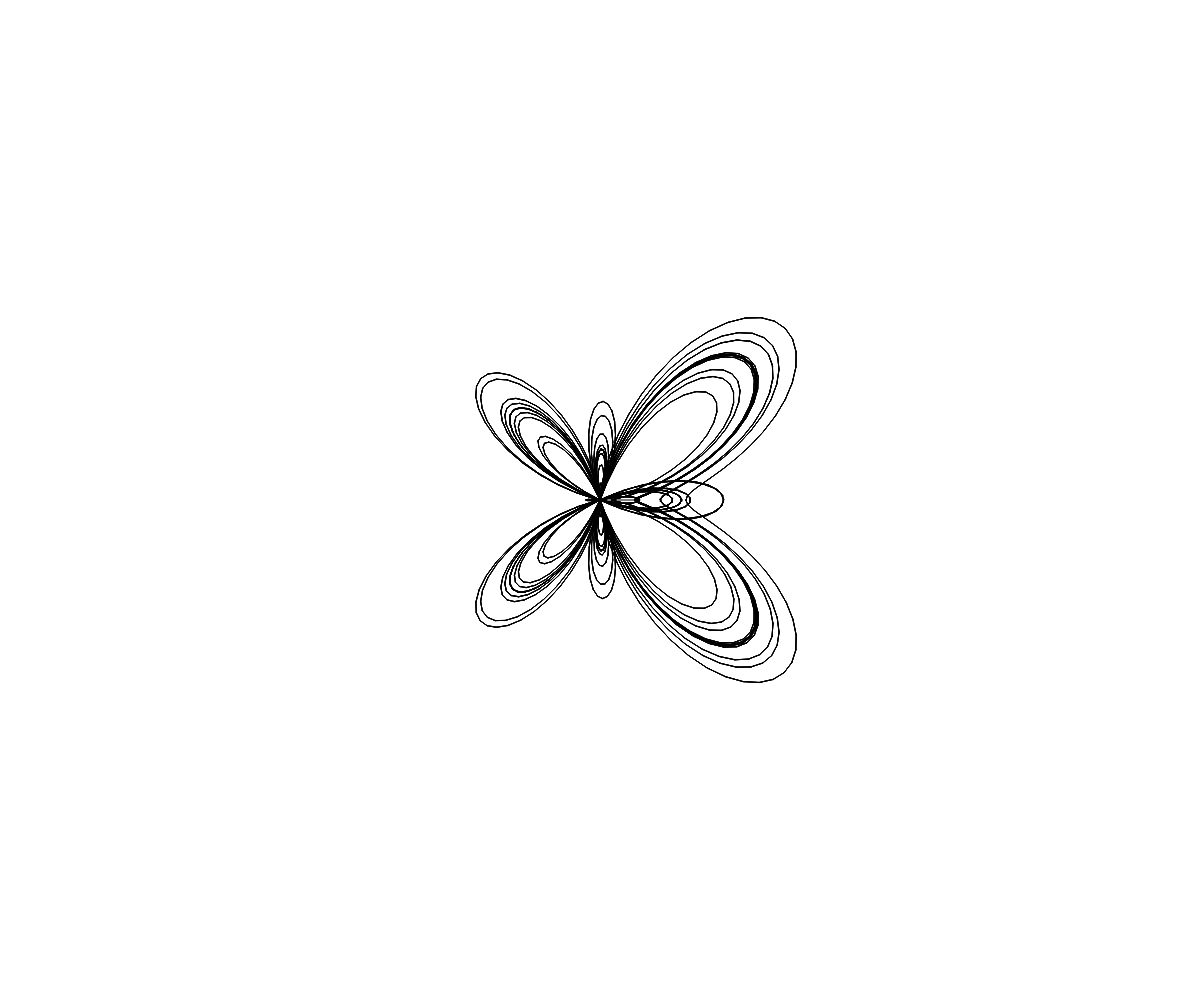
Frame 1 (no input)
Frame 2 (the mouse pressed at the canvas centre, redrawn once): identical to frame 1, image omitted

The p5.js sketch that drew this single still picture (run headless with seeded random() and noise() and a simulated clock; the mouse was pressed at the canvas centre and the sketch redrawn once):

// p5.js sketch
// ── sketch.js
var r;
var x;
var y;
var xx;
var yy;
var px;
var py;
function setup() {
  createCanvas(windowWidth,windowHeight);
  background(255);
  stroke(0);
  noLoop();
}

function draw() {
  background(255);
  butterfly(50,width/2,height/2);
}

function butterfly(bsize,bx,by){
  px = 0;
  py = 0;
  translate(bx,by);
  for(var theta = 0; theta < 100*PI; theta += 0.05){
    r = exp(cos(theta)) - 2 * cos(4 * theta) + Math.pow((sin(theta/12)),5);
    x = r * cos(theta);
    y = r * sin(theta);
    xx = (x * bsize);
    yy = (y * bsize);
    line(px,py,xx,yy);
    px = xx;
    py = yy;
  }  
}
